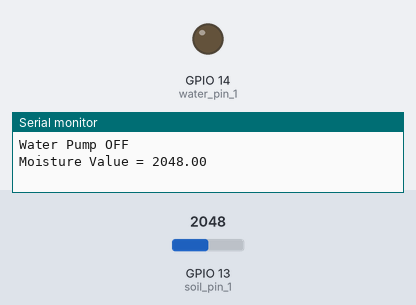
A sketch run on a simulated ESP32. Parts: output pins drawn as LEDs (lit = HIGH), the last lines printed to the serial monitor. The test bench sets the inputs (shaded band); at power-on: GPIO 13 (soil_pin_1) = 2048.

Above: at 18.0 s.
18.1 s: GPIO 13 (soil_pin_1) set to 3442
33.1 s: GPIO 13 (soil_pin_1) set to 3539
At 40.3 s:
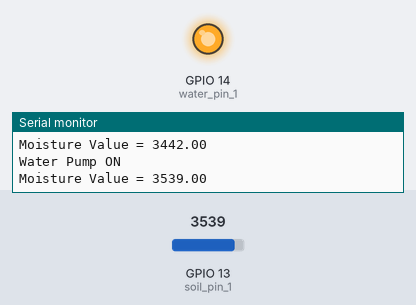
Timing chart, 0 to 54.1 s (numbered marks = the images above; inputs shaded):
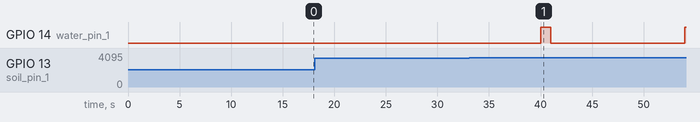

The sketch:

vertical_farming_project.ino
```cpp
// Avoid use pin 0,1,3,6,7,8,9,10,11,12

#define soil_pin_1 13
//#define soil_pin_2 4
//#define soil_pin_3 5
#define water_pin_1 14
//#define water_pin_2 14

/*
#define BLYNK_AUTH_TOKEN "27HrhEvgLcCP3phxmvoHPhBFo6v28wMP"

#include <WiFi.h>
#include <WiFiClient.h>
#include <BlynkSimpleEsp32.h>

char auth[] = BLYNK_AUTH_TOKEN;

char ssid[] = "BanTon-Aoy";
char pass[] = "0890397425";

#define blynk_soil_pin V5
#define blynk_water_pin V4
*/

void setup() {

  Serial.begin(115200);
  //Blynk.begin(auth, ssid, pass);
  pinMode(soil_pin_1, INPUT);
  pinMode(water_pin_1, OUTPUT);

}


void loop() {

  //Blynk.run();


  float th = 3500;

  delay(10000);
  float soil_moist_val = analogRead(soil_pin_1);
  //Blynk.virtualWrite(blynk_soil_pin, soil_moist_val);

  if (soil_moist_val > th){

    digitalWrite(water_pin_1, HIGH);
    Serial.println("Water Pump ON");
    Serial.print("Moisture Value = ");
    Serial.println(soil_moist_val);
    //Blynk.virtualWrite(blynk_water_pin, water_pin_1);
    delay(1000);

    digitalWrite(water_pin_1, LOW);
    delay(3000);

  }


  else if (soil_moist_val <= th){

    digitalWrite(water_pin_1, LOW);
    Serial.println("Water Pump OFF");
    Serial.print("Moisture Value = ");
    Serial.println(soil_moist_val);
    //Blynk.virtualWrite(blynk_water_pin, water_pin_1);

  }


}
```

Measured:
- the behaviour switches between 3500 and 3501 on GPIO 13 (soil_pin_1) (found by bisection; images 0 and 1)
- after the input at 33.1 s, GPIO 14 (water_pin_1): LOW → HIGH after 6.9 s, → LOW 1.0 s later, → HIGH 13.0 s later
